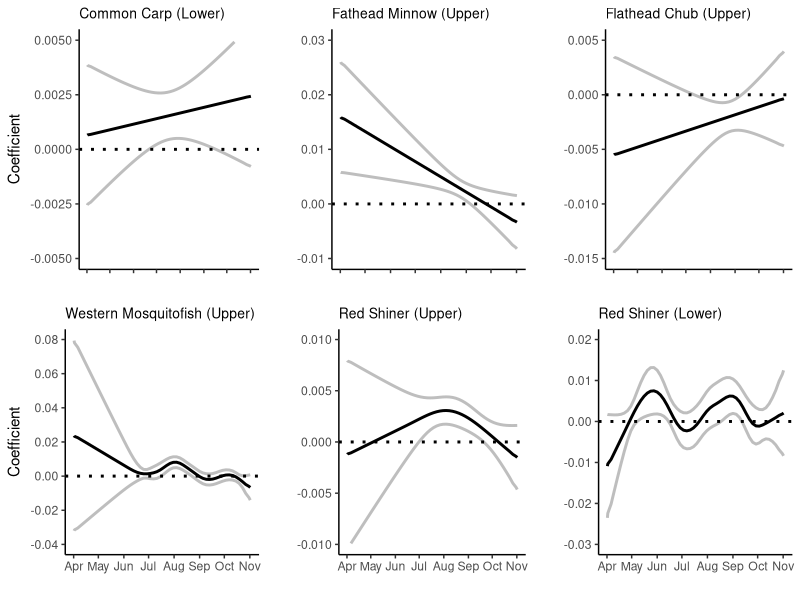

Generate this figure with R:
#read me ####
#script is to plot the species/reaches that had signicant FDA results for
#daily extent dry

#libraries ####
library(tidyverse)
library(cowplot)

#data ####

#extent
carcar_san_a <- read.csv("FDA_Data/Coefs_SanAcacia_CARCAR_Extent.csv")%>%
  mutate(Time = as.Date(Time, origin="1970-01-01"))
pimpro_is <- read.csv("FDA_Data/Coefs_Isleta_PIMPRO_Extent.csv")%>%
  mutate(Time = as.Date(Time, origin="1970-01-01"))
plagra_is <- read.csv("FDA_Data/Coefs_Isleta_PLAGRA_Extent.csv")%>%
  mutate(Time = as.Date(Time, origin="1970-01-01"))
gamaff_is <- read.csv("FDA_Data/Coefs_Isleta_GAMAFF_Extent.csv")%>%
  mutate(Time = as.Date(Time, origin="1970-01-01"))
cyplut_is <- read.csv("FDA_Data/Coefs_Isleta_CYPLUT_Extent.csv") %>%
  mutate(Time = as.Date(Time, origin="1970-01-01"))
cyplut_san_a <- read.csv("FDA_Data/Coefs_SanAcacia_CYPLUT_Extent.csv")%>%
  mutate(Time = as.Date(Time, origin="1970-01-01"))


#plotting code
#carcar - san acacia
pl_car_sana<- carcar_san_a %>% 
  ggplot(aes(x = Time, y = Coef))+
  geom_line(size = 1)+
  geom_line(aes(x=Time, y = UpperCI), color = "grey", linewidth = 1)+
  geom_line(aes(x=Time, y = LowerCI), color = "grey", linewidth = 1)+
  geom_hline(yintercept = 0, linetype = "dotted", linewidth = 1)+
  ylab("Coefficient")+ xlab("")+
  ylim(-0.005, 0.005)+
  theme_classic()+
  ggtitle("Common Carp (Lower)")+
  theme(plot.title = element_text(size = 10), axis.text.x=element_blank())+
  scale_x_date(date_breaks = "1 month", date_labels = "%b")


  #pimpro - isleta
pl_pim_is <- pimpro_is %>% 
  ggplot(aes(x = Time, y = Coef))+
  geom_line(size = 1)+
  geom_line(aes(x=Time, y = UpperCI), color = "grey", linewidth = 1)+
  geom_line(aes(x=Time, y = LowerCI), color = "grey", linewidth = 1)+
  geom_hline(yintercept = 0, linetype = "dotted", linewidth = 1)+
  ylab("")+ xlab("")+
  ylim(-0.01, 0.030)+
  theme_classic()+
  ggtitle("Fathead Minnow (Upper)")+
  theme(plot.title = element_text(size = 10), axis.text.x=element_blank())+
  scale_x_date(date_breaks = "1 month", date_labels = "%b")

  #plagra - isleta
pl_pla_is <-plagra_is %>% 
  ggplot(aes(x = Time, y = Coef))+
  geom_line(size = 1)+
  geom_line(aes(x=Time, y = UpperCI), color = "grey", linewidth = 1)+
  geom_line(aes(x=Time, y = LowerCI), color = "grey", linewidth = 1)+
  geom_hline(yintercept = 0, linetype = "dotted", linewidth = 1)+
  ylab("") + xlab("")+
  scale_y_continuous(breaks = seq(-0.04, 0.08, 0.02))+
  theme_classic()+
  ylim(-0.015, 0.005)+
  ggtitle("Flathead Chub (Upper)")+
  theme(plot.title = element_text(size = 10) , axis.text.x=element_blank())+
  scale_x_date(date_breaks = "1 month", date_labels = "%b")


  #pimpro - isleta
pl_gam_is <-gamaff_is %>% 
  ggplot(aes(x = Time, y = Coef))+
  geom_line(size = 1)+
  geom_line(aes(x=Time, y = UpperCI), color = "grey", linewidth = 1)+
  geom_line(aes(x=Time, y = LowerCI), color = "grey", linewidth = 1)+
  geom_hline(yintercept = 0, linetype = "dotted", linewidth = 1)+
  ylab("Coefficient")+ xlab("")+
  scale_y_continuous(limits = c(-0.04, 0.08), breaks = c(-0.04, -.02, 0.0, 0.02, 0.04, 0.06, 0.08))+
  theme_classic()+
  ggtitle("Western Mosquitofish (Upper)")+
  theme(plot.title = element_text(size = 10))+
  scale_x_date(date_breaks = "1 month", date_labels = "%b")


  #cyplut - isleta
pl_cyp_is <-cyplut_is %>%  
  ggplot(aes(x = Time, y = Coef))+
  geom_line(size = 1)+
  geom_line(aes(x=Time, y = UpperCI), color = "grey", linewidth = 1)+
  geom_line(aes(x=Time, y = LowerCI), color = "grey", linewidth = 1)+
  geom_hline(yintercept = 0, linetype = "dotted", linewidth = 1)+
  ylab("")+ xlab("")+
  ylim(-0.01, 0.01)+
  theme_classic()+
  ggtitle("Red Shiner (Upper)")+
  theme(plot.title = element_text(size = 10))+
  scale_x_date(date_breaks = "1 month", date_labels = "%b")


  #cyplut - san acacia
pl_cyp_sana <-cyplut_san_a %>% 
  ggplot(aes(x = Time, y = Coef))+
  geom_line(size = 1)+
  geom_line(aes(x=Time, y = UpperCI), color = "grey", linewidth = 1)+
  geom_line(aes(x=Time, y = LowerCI), color = "grey", linewidth = 1)+
  geom_hline(yintercept = 0, linetype = "dotted", linewidth = 1)+
  ylab("")+ xlab("")+
  ylim(-0.03, 0.02)+
  theme_classic()+
  ggtitle("Red Shiner (Lower)")+
  theme(plot.title = element_text(size = 10))+
  scale_x_date(date_breaks = "1 month", date_labels = "%b")



tiff("Figures/FDA_Extent.jpg", units= "in", width = 8, height = 6, res = 600)
plot_grid(pl_car_sana, pl_pim_is, pl_pla_is, pl_gam_is, pl_cyp_is, pl_cyp_sana)
dev.off()
